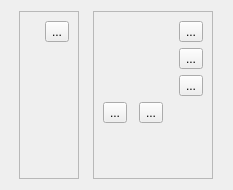
<?xml version="1.0" encoding="UTF-8"?>
<ui version="4.0">
 <class>MainBox</class>
 <widget class="QWidget" name="MainBox">
  <property name="geometry">
   <rect>
    <x>0</x>
    <y>0</y>
    <width>233</width>
    <height>190</height>
   </rect>
  </property>
  <property name="windowTitle">
   <string>Dialog</string>
  </property>
  <layout class="QHBoxLayout" name="horizontalLayout">
   <item>
    <widget class="QFrame" name="frame_2">
     <property name="sizePolicy">
      <sizepolicy hsizetype="Fixed" vsizetype="Preferred">
       <horstretch>0</horstretch>
       <verstretch>0</verstretch>
      </sizepolicy>
     </property>
     <property name="frameShape">
      <enum>QFrame::StyledPanel</enum>
     </property>
     <property name="frameShadow">
      <enum>QFrame::Raised</enum>
     </property>
     <layout class="QVBoxLayout" name="verticalLayout">
      <item>
       <layout class="QHBoxLayout" name="horizontalLayout_3">
        <item>
         <widget class="SerialBox5" name="serial_widget" native="true">
          <property name="minimumSize">
           <size>
            <width>10</width>
            <height>10</height>
           </size>
          </property>
         </widget>
        </item>
        <item>
         <widget class="QToolButton" name="btn_serial_widget">
          <property name="text">
           <string>...</string>
          </property>
         </widget>
        </item>
       </layout>
      </item>
      <item>
       <spacer name="verticalSpacer_2">
        <property name="orientation">
         <enum>Qt::Vertical</enum>
        </property>
        <property name="sizeHint" stdset="0">
         <size>
          <width>20</width>
          <height>186</height>
         </size>
        </property>
       </spacer>
      </item>
     </layout>
    </widget>
   </item>
   <item>
    <widget class="QFrame" name="frame">
     <property name="sizePolicy">
      <sizepolicy hsizetype="Fixed" vsizetype="Preferred">
       <horstretch>0</horstretch>
       <verstretch>0</verstretch>
      </sizepolicy>
     </property>
     <property name="frameShape">
      <enum>QFrame::StyledPanel</enum>
     </property>
     <property name="frameShadow">
      <enum>QFrame::Raised</enum>
     </property>
     <layout class="QVBoxLayout" name="verticalLayout_2">
      <item>
       <layout class="QGridLayout" name="grid">
        <item row="2" column="1">
         <widget class="SerialBox5_lite" name="serial_widget_lite" native="true"/>
        </item>
        <item row="1" column="1">
         <widget class="SerialBox5_fix_baudrate_win7" name="serial_widget_fix_baudrate_win7" native="true"/>
        </item>
        <item row="0" column="2">
         <widget class="QToolButton" name="btn_serial_widget_fix_baudrate">
          <property name="text">
           <string>...</string>
          </property>
         </widget>
        </item>
        <item row="2" column="2">
         <widget class="QToolButton" name="btn_serial_widget_lite">
          <property name="text">
           <string>...</string>
          </property>
         </widget>
        </item>
        <item row="0" column="1">
         <widget class="SerialBox5_fix_baudrate" name="serial_widget_fix_baudrate" native="true"/>
        </item>
        <item row="1" column="2">
         <widget class="QToolButton" name="btn_serial_widget_fix_baudrate_win7">
          <property name="text">
           <string>...</string>
          </property>
         </widget>
        </item>
       </layout>
      </item>
      <item>
       <layout class="QHBoxLayout" name="horizontalLayout_2">
        <item>
         <widget class="QToolButton" name="btn_sb_wo_form">
          <property name="text">
           <string>...</string>
          </property>
          <property name="checkable">
           <bool>true</bool>
          </property>
         </widget>
        </item>
        <item>
         <widget class="SerialBox5_wo_form" name="serial_widget_wo_form" native="true"/>
        </item>
        <item>
         <widget class="QToolButton" name="btn_serial_widget_wo_form">
          <property name="text">
           <string>...</string>
          </property>
         </widget>
        </item>
        <item>
         <spacer name="horizontalSpacer">
          <property name="orientation">
           <enum>Qt::Horizontal</enum>
          </property>
          <property name="sizeHint" stdset="0">
           <size>
            <width>40</width>
            <height>20</height>
           </size>
          </property>
         </spacer>
        </item>
       </layout>
      </item>
      <item>
       <spacer name="verticalSpacer">
        <property name="orientation">
         <enum>Qt::Vertical</enum>
        </property>
        <property name="sizeHint" stdset="0">
         <size>
          <width>20</width>
          <height>40</height>
         </size>
        </property>
       </spacer>
      </item>
     </layout>
    </widget>
   </item>
  </layout>
 </widget>
 <customwidgets>
  <customwidget>
   <class>SerialBox5_lite</class>
   <extends>QWidget</extends>
   <header>serialbox5_lite.hpp</header>
   <container>1</container>
  </customwidget>
  <customwidget>
   <class>SerialBox5_fix_baudrate</class>
   <extends>QWidget</extends>
   <header>serialbox5_fix_baudrate.hpp</header>
   <container>1</container>
  </customwidget>
  <customwidget>
   <class>SerialBox5</class>
   <extends>QWidget</extends>
   <header>serialbox5.hpp</header>
   <container>1</container>
  </customwidget>
  <customwidget>
   <class>SerialBox5_fix_baudrate_win7</class>
   <extends>QWidget</extends>
   <header>serialbox5_fix_baudrate_win7.hpp</header>
   <container>1</container>
  </customwidget>
  <customwidget>
   <class>SerialBox5_wo_form</class>
   <extends>QWidget</extends>
   <header>serialbox5_wo_form.hpp</header>
   <container>1</container>
  </customwidget>
 </customwidgets>
 <resources/>
 <connections/>
</ui>
